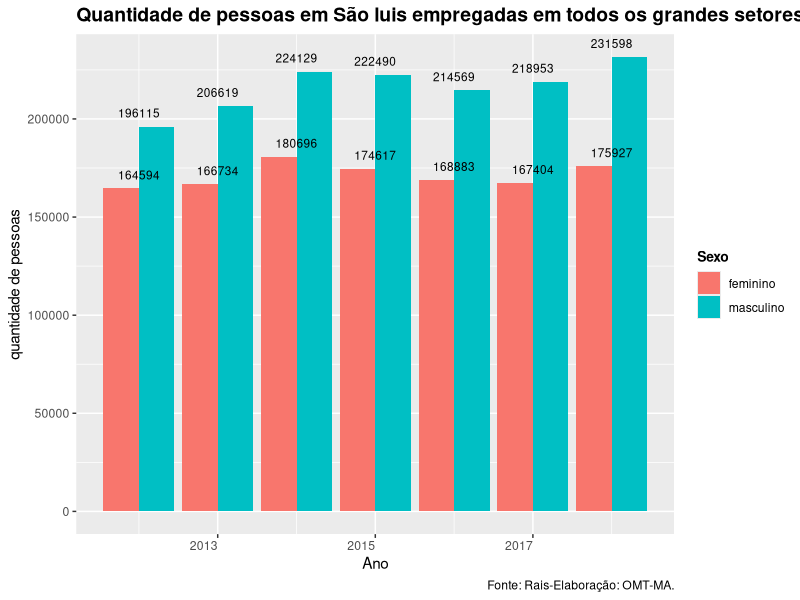
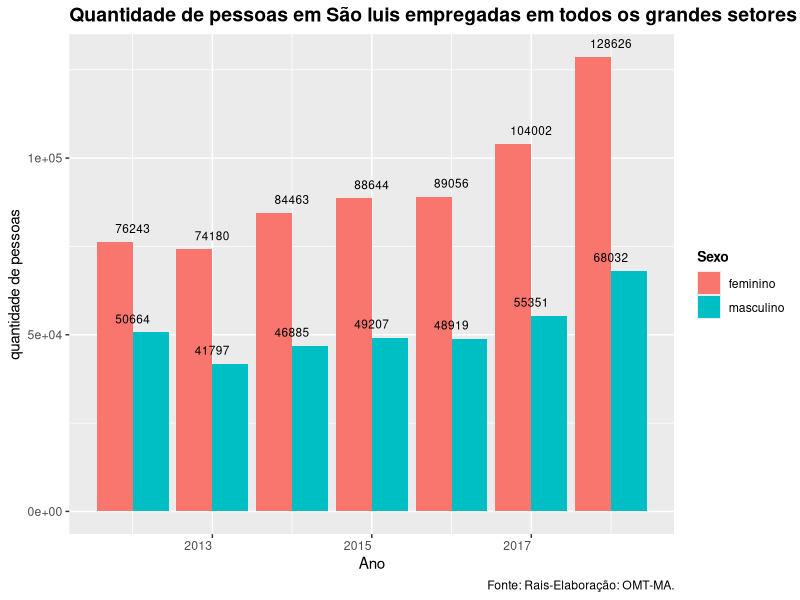

R code for these plots, in order:
getwd()
setwd('C:/Users/Melquias/Desktop/OMT/genero') # definindo diretorio de trabalho

# carregando pacotes
library(tidyr)
library(dplyr)
library(forcats)
library(readxl)
library(readr)
library(stringr)
library(kableExtra)
library(ggplot2)
library(ggthemes)
library(ggrepel)
library(scales)
rm(list = ls()) #limpando memoria

EscolaridadeSlz <- read_xlsx("escoma.xlsx",
                         skip = 0,
                         sheet = 1,
                            )

#pivotando o data frame para se encaixar no padrão que o ggplot trabalha
EscolaridadeSlz  %>% pivot_longer(
  cols = `Analfabeto`:`Superior Completo` ,
  names_to = c("Variável"),
  values_to = "Valor") ->EscolaridadeSlz 

Medio <-EscolaridadeSlz %>% 
  select(`Valor`, `Variável`, `Sexo`,Ano ) %>% 
  filter(`Variável`== "Médio Completo")
  
Medio<- as.data.frame(Medio)

Superior <-EscolaridadeSlz %>% 
  select(`Valor`, `Variável`, `Sexo`,Ano ) %>% 
  filter(`Variável`== "Superior Completo")

Superior<- as.data.frame(Superior)

#grafico de barras ensino medio

Medio %>%
ggplot(aes(x =`Ano`, y = Valor, fill =`Sexo`)) + 
  geom_bar(stat="identity", position = "dodge") + 
  labs(x="Ano", y="quantidade de pessoas", title="Quantidade de pessoas em São luis empregadas em todos os grandes setores com ensino medio completo",
       caption='Fonte: Rais-Elaboração: OMT-MA.')+
  geom_text(aes(label=round(Medio$Valor,1)), size=3, 
       hjust=0.5, vjust=-1, colour="#000000")+
  guides(fill=guide_legend(title= "Sexo"))+
  theme_grey()+ theme(axis.text.x=element_text(angle=0, hjust=1))+
  theme(legend.title = element_text(size=10, color = "black", face = "bold"))+
  theme(plot.title = element_text(color = "black", size = 14, face = "bold"))

#grafico de barras ensino superior
Superior %>%
ggplot(aes(x =`Ano`, y = Valor, fill =`Sexo`)) + 
  geom_bar(stat="identity", position = "dodge") + 
  labs(x="Ano", y="quantidade de pessoas", title="Quantidade de pessoas em São luis empregadas em todos os grandes setores com ensino superior completo",
       caption='Fonte: Rais-Elaboração: OMT-MA.')+
  geom_text(aes(label=round(Superior$Valor,1)), size=3, 
       hjust=0.5, vjust=-1, colour="#000000")+
  guides(fill=guide_legend(title= "Sexo"))+
  theme_grey()+ theme(axis.text.x=element_text(angle=0, hjust=1))+
  theme(legend.title = element_text(size=10, color = "black", face = "bold"))+
  theme(plot.title = element_text(color = "black", size = 14, face = "bold"))
